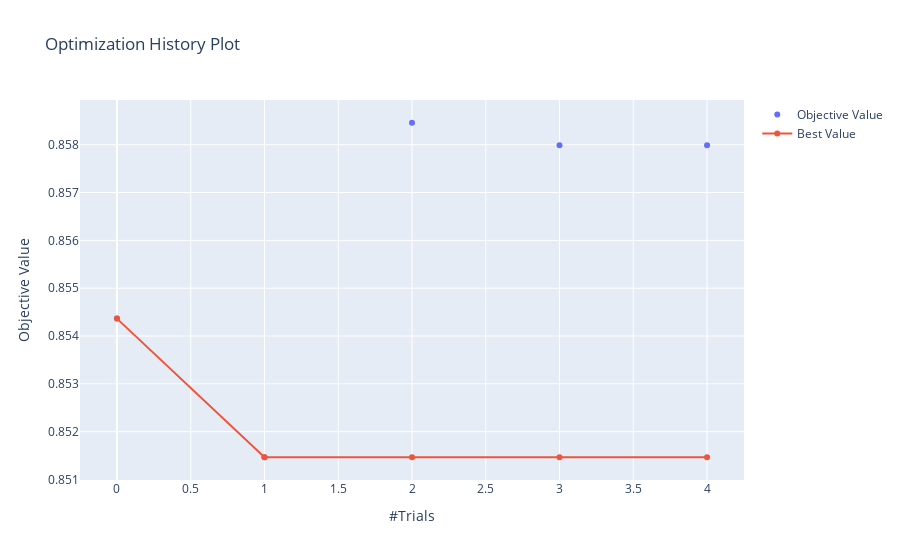

The cell this chart's notebook holds for it:
### Code cell
# Optimization history plot
optuna.visualization.plot_optimization_history(study)

### Figure 1 — Plotly figure (JSON) as saved in the notebook; plotly's stock layout.template omitted (floating-point values rounded to 4 significant figures)
{"data": [{"mode": "markers", "name": "Objective Value", "type": "scatter", "x": [0, 1, 2, 3, 4], "y": [0.8544, 0.8515, 0.8585, 0.858, 0.858]}, {"name": "Best Value", "type": "scatter", "x": [0, 1, 2, 3, 4], "y": [0.8544, 0.8515, 0.8515, 0.8515, 0.8515]}], "layout": {"title": {"text": "Optimization History Plot"}, "xaxis": {"title": {"text": "#Trials"}}, "yaxis": {"title": {"text": "Objective Value"}}}}
